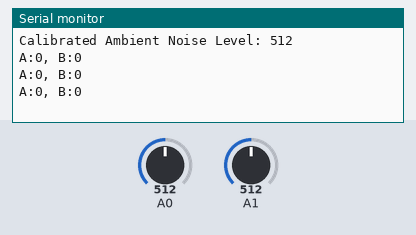
Recording of a sketch running on a simulated Arduino Uno, built with avr-gcc and run on an emulated ATmega328P. Parts: the last lines printed to the serial monitor. The test bench sets the inputs (shaded band); at power-on: A0 = 512, A1 = 512.

Above: at 1.3 s.
1.4 s: A0 set to 716
At 2.1 s:
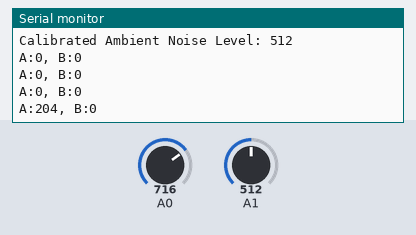
2.9 s: A1 set to 716
At 3.6 s:
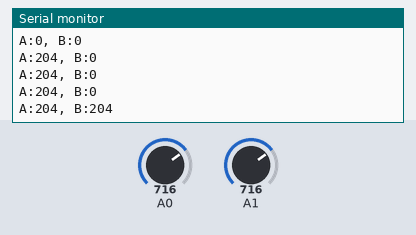
4.4 s: A0 set to 900
At 5.1 s:
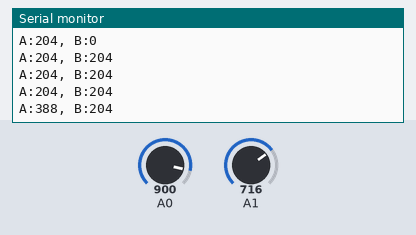
5.9 s: A1 set to 900
At 6.6 s:
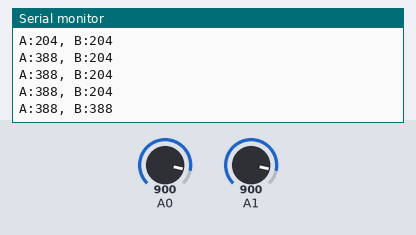
Timing chart, 0 to 8.4 s (numbered marks = the images above; inputs shaded):
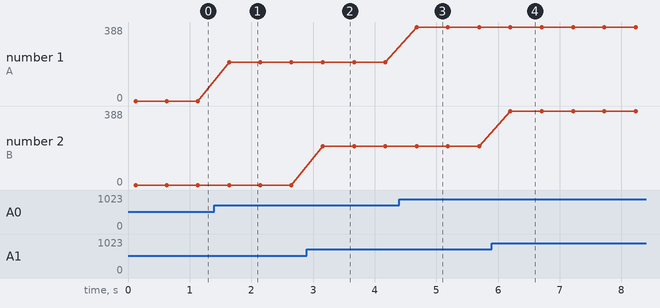

Measured:
- after the input at 1.4 s, the serial monitor: prints a new line after 0.24 s (image 1)
- after the input at 2.9 s, the serial monitor: prints a new line after 0.26 s (image 2)
- after the input at 4.4 s, the serial monitor: prints a new line after 0.28 s (image 3)
- after the input at 5.9 s, the serial monitor: prints a new line after 0.30 s (image 4)
- plotted number 1: 0 → 204 after the input at 1.4 s, 204 → 388 after the input at 4.4 s

The sketch:

control.ino
```cpp
int C = 0;  // variable for noise compensation

int computeAmbientNoise() {
    // take N samples to adjust for ambient noise
    long sum1 = 0, sum2 = 0;
    const int nSamples = 10;
    for (int i = 0; i < nSamples; i++) {
        sum1 += analogRead(A0);
        sum2 += analogRead(A1);
        delay(10);  // delay to inhibit noise between readings
    }
    return (sum1 / nSamples + sum2 / nSamples) / 2;
}

void setup() {
    Serial.begin(19200);
    C = computeAmbientNoise();
    Serial.print("Calibrated Ambient Noise Level: ");
    Serial.println(C);
}

void loop() {
    int A = analogRead(A0);
    int B = analogRead(A1);

    int AA = max(0, A - C);
    int BB = max(0, B - C);
    // in operational enviornment, AA and BB were still too high.
    // with this if conditional its more like on off, spam. still too high
    // who would have guessed how noisy 1000 childeren would be
    if(AA!=0 || BB!=0){
       Serial.print("A:");
       Serial.print(AA);
       Serial.print(", B:");
       Serial.println(BB);
       Serial.flush();
      } else {

    Serial.println("A:0, B:0");
    Serial.flush();
      }
    delay(500);
}
```
